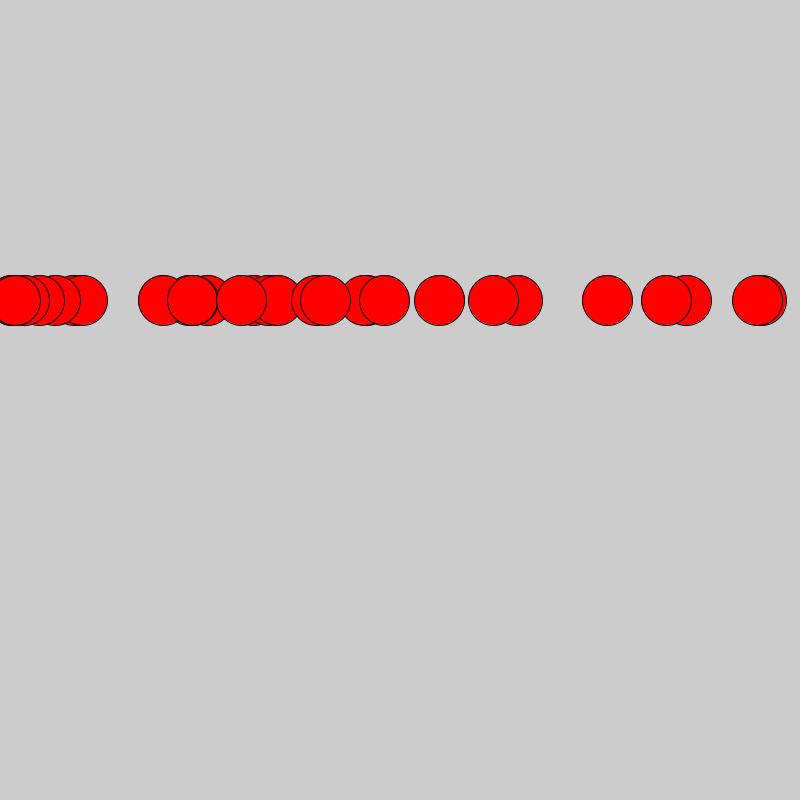
Frame 1 (no input)
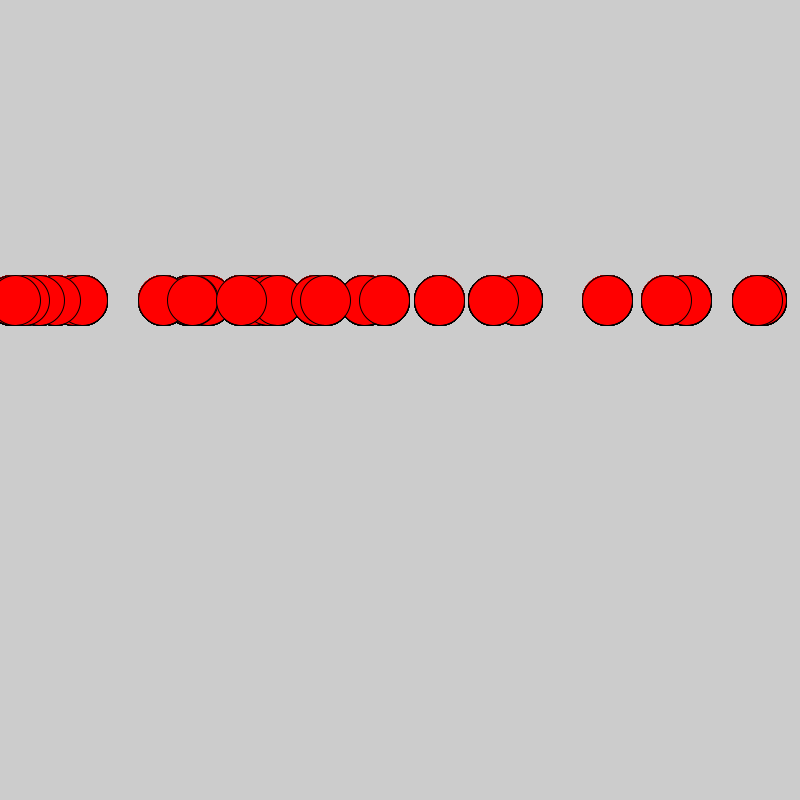
Frame 60 (the mouse pressed at the canvas centre just before this capture)
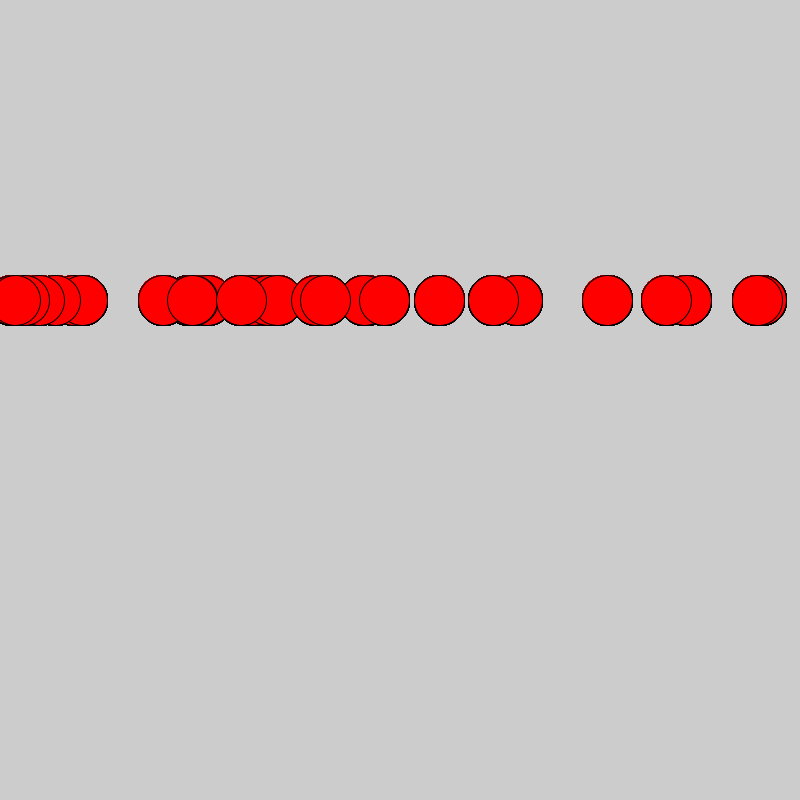
Frame 120 (the mouse held since frame 60 and released just before this capture)

The Processing sketch that drew these frames (run headless with seeded random() and noise(); from frame 60 on, the mouse is pressed at the canvas centre):

// Processing sketch: arrayListIntro
// ── arrayListIntro.pde
ArrayList<Float> backpack = new ArrayList<Float>();

void setup(){
  size(800,800);
  for(int i = 0; i< 30; i++){
    backpack.add(random(width));
  }
}

void draw(){
  // get from an array list
  // Looping through your array
  for(int i = 0; i < backpack.size(); i++) {
    // getting an item using the index
    fill(255,0,0);
    ellipse(backpack.get(i), 300, 50, 50);
  }
}
